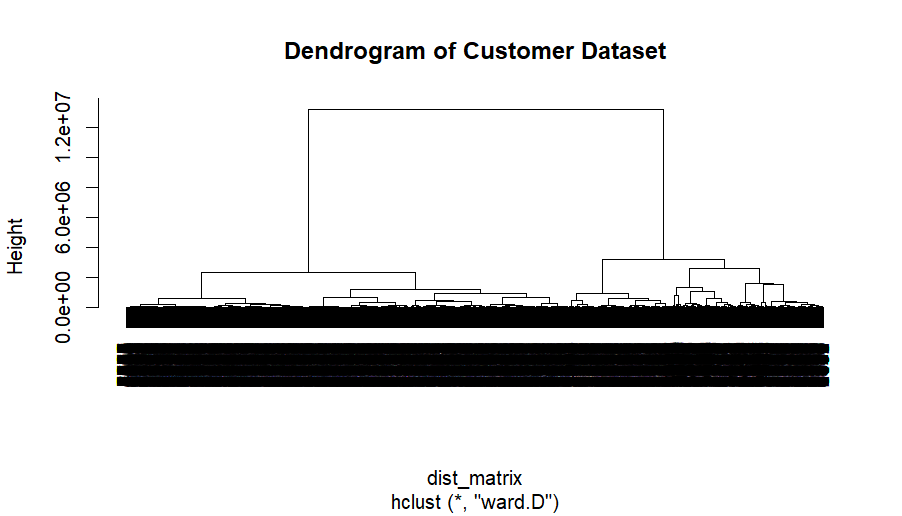

Recreate this plot in R.
# Load necessary libraries
library(cluster)

# Set the working directory
setwd("C:/Users/bindu/OneDrive/Pictures/Desktop")

# Read the dataset
data <- read.csv("Customer Dataset.csv")

# Compute distance matrix
dist_matrix <- dist(data)

# Perform hierarchical clustering
hc <- hclust(dist_matrix, method = "ward.D")

# Plot the dendrogram
plot(hc, main = "Dendrogram of Customer Dataset")

# Cut the dendrogram to form clusters
clusters <- cutree(hc, k = 5)  # Adjust 'k' as needed

# Add cluster labels to the dataset
data$cluster <- clusters

# View the first few rows of the dataset with cluster labels
head(data)
